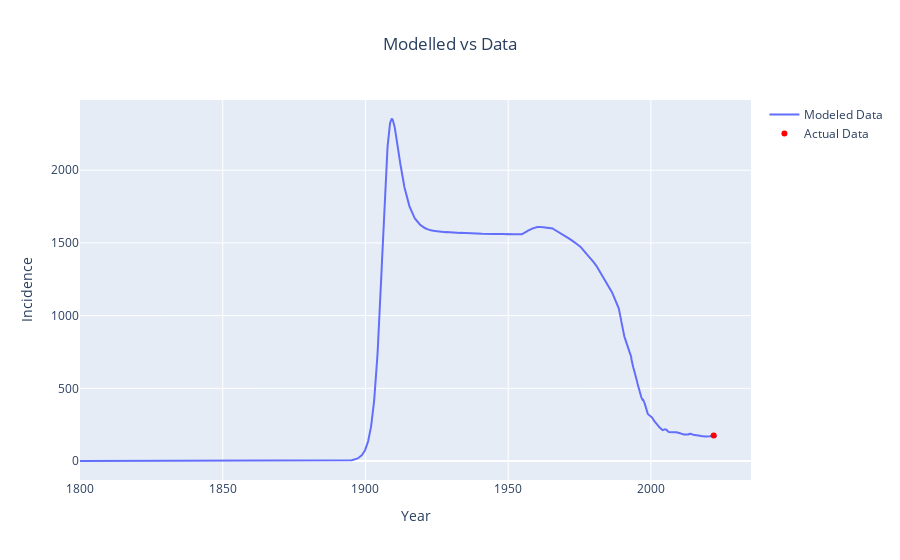

The cell this chart's notebook holds for it:
### Code cell
plot_model_vs_actual(
    derived_df_0, targets['incidence'], "incidence", "Incidence", "Modelled vs Data"
)

### Figure 1 — Plotly figure (JSON) as saved in the notebook; plotly's stock layout.template omitted (floating-point values rounded to 4 significant figures; data arrays with more than 128 entries replaced by an {"elided": "..."} marker saying what was removed)
{"data": [{"mode": "lines", "name": "Modeled Data", "type": "scatter", "x": {"elided": "2231 float values"}, "y": {"elided": "2231 float values"}}, {"marker": {"color": "red"}, "mode": "markers", "name": "Actual Data", "type": "scatter", "x": [2022], "y": [176]}], "layout": {"title": {"text": "Modelled vs Data", "x": 0.5}, "xaxis": {"title": {"text": "Year"}}, "yaxis": {"title": {"text": "Incidence"}}}}
